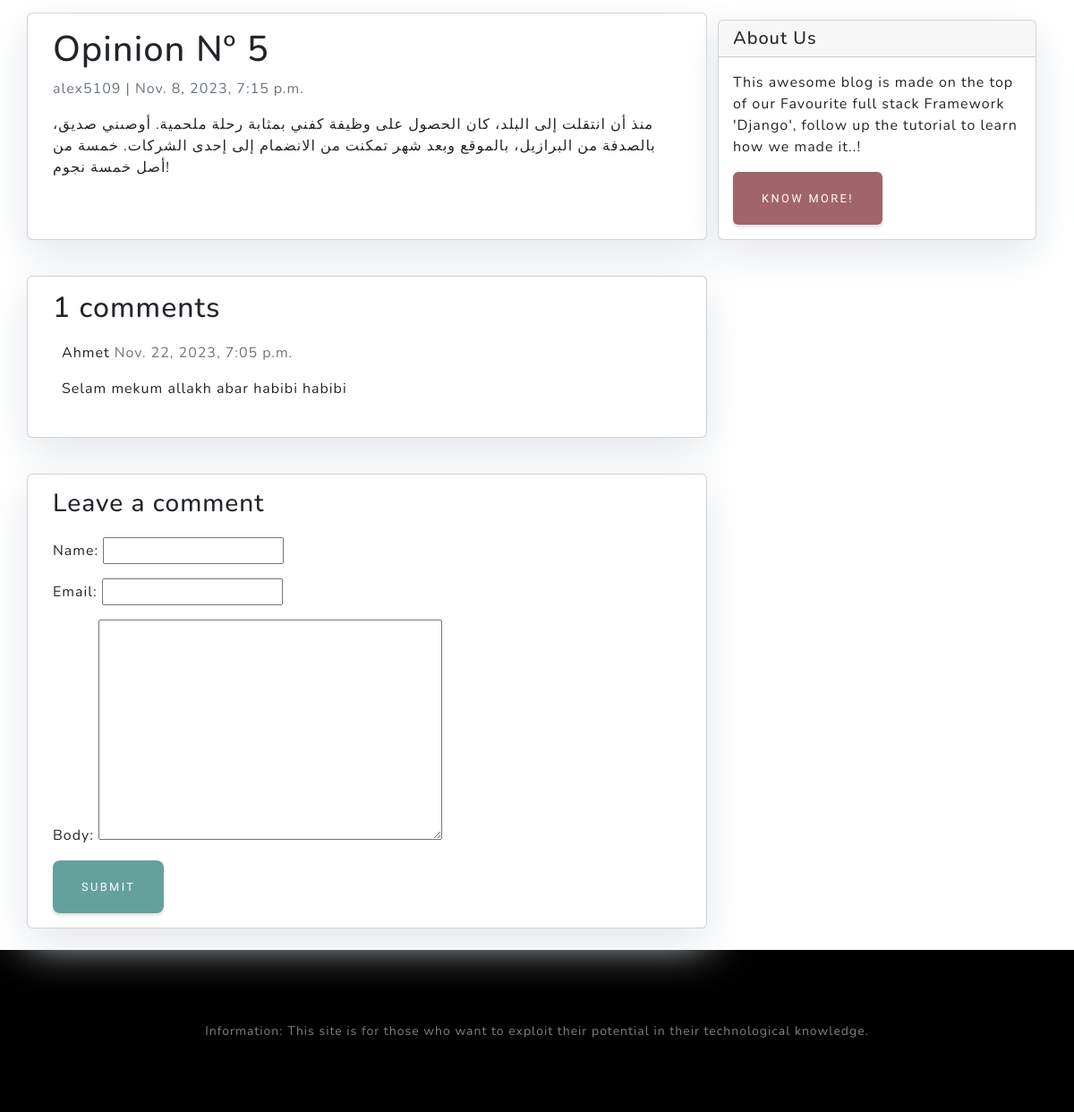
Page /miblog/blog/opinion-n-5/ (lower part) on the earlier database version.
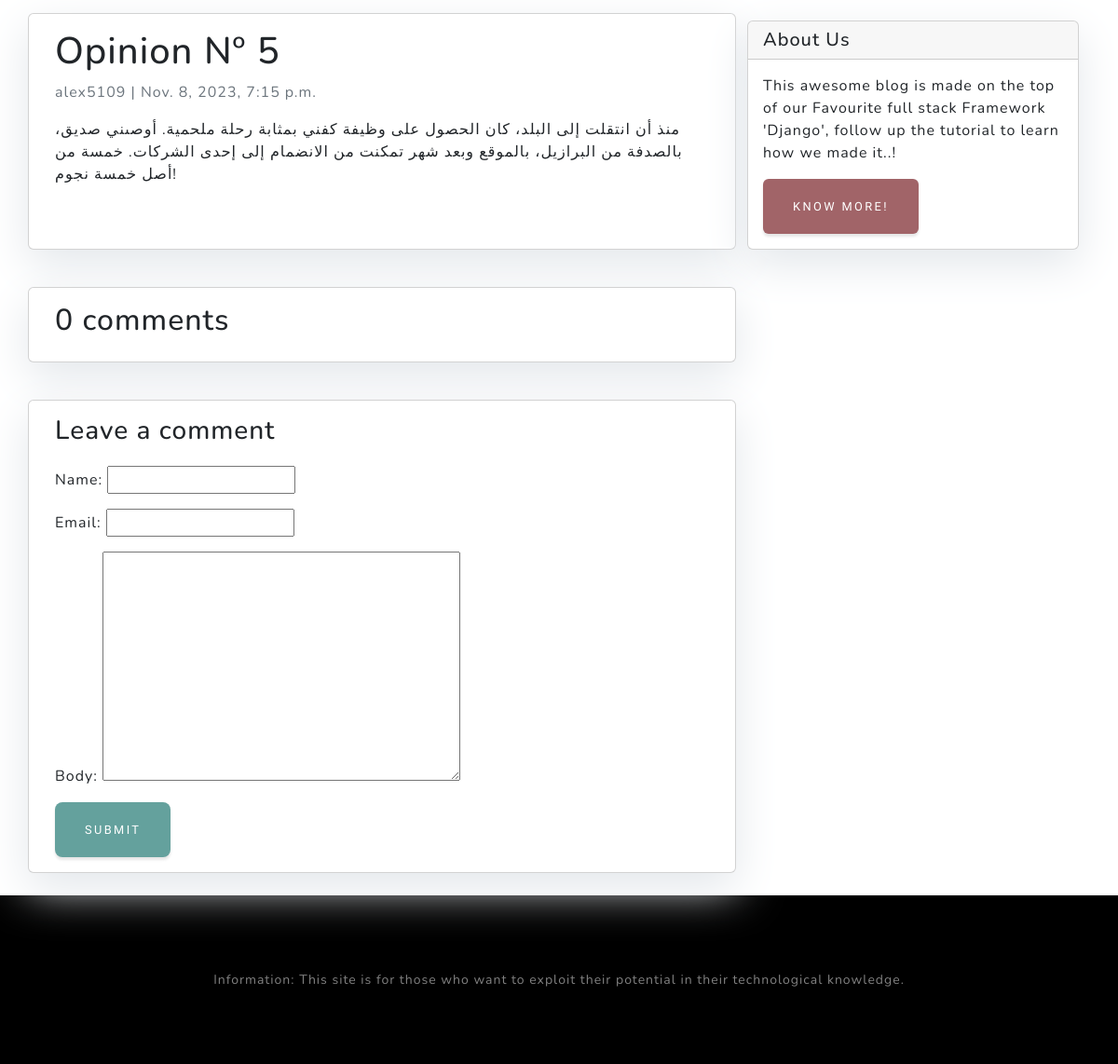
Same page on the later database version.
### miblog/models.py (models this page shows, shortened)
class Comment(models.Model):
    post = models.ForeignKey(Post,on_delete=models.CASCADE,related_name='comments')
    name = models.CharField(max_length=80)
    email = models.EmailField()
    body = models.TextField()
    created_on = models.DateTimeField(auto_now_add=True)
    active = models.BooleanField(default=False)
    class Meta:
        ordering = ['created_on']

### miblog/views.py (the view)
# urls.py: path('blog/<slug:slug>/', views.post_detail, name='post_detail'),
def post_detail(request, slug):
    template_name = 'miblog/post_detail.html'
    post = get_object_or_404(Post, slug=slug)
    comments = post.comments.filter(active=True)
    new_comment = None
    if request.method == 'POST':
        comment_form = CommentForm(data=request.POST)
        if comment_form.is_valid():
            new_comment = comment_form.save(commit=False)
            new_comment.post = post
            new_comment.save()
    else:
        comment_form = CommentForm()
    return render(
        request,
        template_name,
        {
            "post": post,
            "comments": comments,
            "new_comment": new_comment,
            "comment_form": comment_form,
        },
    )

### miblog/forms.py
class CommentForm(forms.ModelForm):
    class Meta:
        model = Comment
        fields = ('name', 'email', 'body')

### miblog/Templates/miblog/post_detail.html (shortened to what this page needs)
{% extends 'miblog/base.html' %}
{% block codigo_fatal2 %}
    <div class="container">
    <div class="row">
    <div class="col-md-8 card mb-4  mt-3 left  top">
    <div class="card-body">
        <h1>{% block title %} {{ post.title }} {% endblock title %}</h1>
    <p class=" text-muted">{{ post.author }} | {{ post.created_on }}</p>
        <p class="card-text ">{{ post.content | safe }}</p>
    </div>
    </div>
{% block sidebar %}
{% include 'miblog/sidebar.html' %}
{% endblock sidebar %}
    <div class="col-md-8 card mb-4  mt-3 ">
    <div class="card-body">
    <h2>{{ comments.count }} comments</h2>
        {% for comment in comments %}
        <div class="comments" style="padding: 10px;">
        <p class="font-weight-bold">
        {{ comment.name }}
            <span class=" text-muted font-weight-normal">
            {{ comment.created_on }}
            </span>
        </p>
        {{ comment.body | linebreaks }}
        </div>
        {% endfor %}
    </div>
    </div>
    <div class="col-md-8 card mb-4  mt-3 ">
    <div class="card-body">
        {% if new_comment %}
        <div class="alert alert-success" role="alert">
        Your comment is awaiting moderation
        </div>
        {% else %}
        <h3>Leave a comment</h3>
        <form method="post" style="margin-top: 1.3em;">
        {{ comment_form.as_p }}
        <button type="submit" class="btn btn-primary  btn-lg">Submit</button>
        </form>
        {% endif %}
    </div>
    </div>
</div>
</div>
{% endblock codigo_fatal2 %}

Differences in the rows shown:
removed Comment: name "Ahmet", created_on "Nov. 22, 2023, 7:05 p.m.", body "Selam mekum allakh abar habibi habibi"
Other differences:
{{ comments.count }}: "1" → "0"
